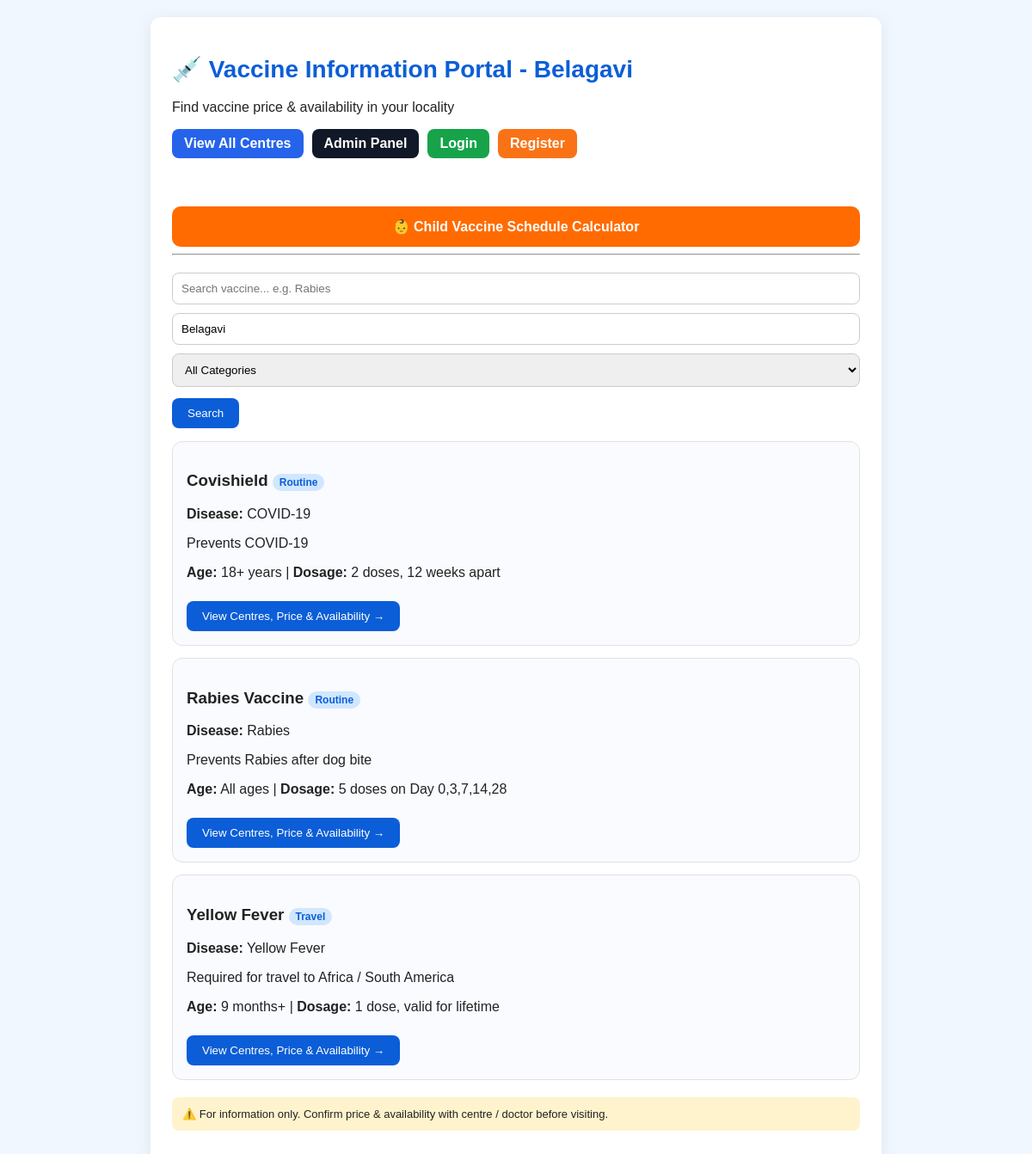
The page / on the database its author committed.
### tables this page shows
CREATE TABLE vaccines (
        id INTEGER PRIMARY KEY AUTOINCREMENT,
        name TEXT NOT NULL,
        purpose TEXT,
        disease TEXT,
        age_group TEXT,
        dosage TEXT,
        category TEXT
    );

### app.py (the view)
@app.route("/")
def home():
    search = request.args.get("search", "")
    city = request.args.get("city", "")
    category = request.args.get("category", "")
    conn = get_db()
    query = "SELECT * FROM vaccines WHERE 1=1"
    params = []
    if search:
        query += " AND name LIKE ?"
        params.append(f"%{search}%")
    if category:
        query += " AND category = ?"
        params.append(category)
    vaccines = conn.execute(query, params).fetchall()
    conn.close()
    return render_template("index.html", vaccines=vaccines, search=search, city=city, category=category)

### app.py (called while the page is built)
def get_db():
    conn = sqlite3.connect(DB)
    conn.row_factory = sqlite3.Row
    return conn

### templates/index.html (shortened to what this page needs)
<!DOCTYPE html>
<html>
<head>
<link rel="stylesheet" href="/static/style.css">
</head>
<body>
<div class="container">
<h1>💉 Vaccine Information Portal - Belagavi</h1>
<p>Find vaccine price & availability in your locality</p>
<div style="display:flex; gap:10px; align-items:center; flex-wrap:wrap; margin:10px 0;">
  <a href="/centres" style="background:#2563eb; color:white; padding:8px 14px; border-radius:8px; text-decoration:none; font-weight:bold;">View All Centres</a>
  <a href="/admin" style="background:#111827; color:white; padding:8px 14px; border-radius:8px; text-decoration:none; font-weight:bold;">Admin Panel</a>
  {% if session.get('user_id') %}
    <span>Hello, <b>{{ session.get('name') }}</b> ({{ session.get('role') }})</span>
    <a href="/logout" style="background:#dc2626; color:white; padding:8px 14px; border-radius:8px; text-decoration:none; font-weight:bold;">Logout</a>
  {% else %}
    <a href="/login" style="background:#16a34a; color:white; padding:8px 14px; border-radius:8px; text-decoration:none; font-weight:bold;">Login</a>
    <a href="/register" style="background:#f97316; color:white; padding:8px 14px; border-radius:8px; text-decoration:none; font-weight:bold;">Register</a>
  {% endif %}
</div>
<br><br><a href="/child-schedule" style="display:block;text-align:center;background:#ff6b00;color:white;padding:14px;border-radius:10px;text-decoration:none;margin-top:10px;font-weight:bold">👶 Child Vaccine Schedule Calculator</a>
<hr>
<form method="GET" action="/">
<input type="text" name="search" placeholder="Search vaccine... e.g. Rabies" value="{{ search }}">
<input type="text" name="city" placeholder="City... e.g. Belagavi" value="{{ city or 'Belagavi' }}">
<select name="category">
<option value="">All Categories</option>
</select>
<button type="submit">Search</button>
</form>
{% for v in vaccines %}
<div class="card">
<h3>{{ v['name'] }} <span class="badge">{{ v['category'] }}</span></h3>
<p><b>Disease:</b> {{ v['disease'] }}</p>
<p>{{ v['purpose'] }}</p>
<p><b>Age:</b> {{ v['age_group'] }} | <b>Dosage:</b> {{ v['dosage'] }}</p>
<a href="/vaccine/{{ v['id'] }}?city={{ city or 'Belagavi' }}"><button>View Centres, Price & Availability →</button></a>
</div>
{% else %}
<p>No vaccines found.</p>
{% endfor %}
<p class="disclaimer">⚠️ For information only. Confirm price & availability with centre / doctor before visiting.</p>
</div>
</body>
</html>

### static/style.css (style rules this page uses)
body { font-family: Arial, sans-serif; background: #f0f7ff; margin: 0; padding: 0; color: #222; }
.container { max-width: 800px; margin: 20px auto; background: white; padding: 25px; border-radius: 12px; box-shadow: 0 4px 20px rgba(0,0,0,0.08); }
h1 { color: #0b5ed7; font-size: 28px; }
a { color: #0b5ed7; text-decoration: none; }
input, select { padding: 10px; margin: 5px 0; border: 1px solid #ccc; border-radius: 8px; width: 100%; box-sizing: border-box; }
button { background: #0b5ed7; color: white; border: none; padding: 10px 18px; border-radius: 8px; cursor: pointer; margin-top: 8px; }
.card { border: 1px solid #e1e1e1; padding: 16px; border-radius: 12px; margin: 14px 0; background: #f9fbff; }
.badge { background: #d1e7ff; color: #0b5ed7; font-size: 12px; padding: 3px 8px; border-radius: 20px; }
.disclaimer { background: #fff3cd; padding: 12px; border-radius: 8px; font-size: 13px; margin-top: 20px; }
form { margin: 15px 0; }

### rows shown on the page
vaccines: name "Covishield", category "Routine", disease "COVID-19", purpose "Prevents COVID-19", age_group "18+ years", dosage "2 doses, 12 weeks apart"
vaccines: name "Rabies Vaccine", category "Routine", disease "Rabies", purpose "Prevents Rabies after dog bite", age_group "All ages", dosage "5 doses on Day 0,3,7,14,28"
vaccines: name "Yellow Fever", category "Travel", disease "Yellow Fever", purpose "Required for travel to Africa / South America", age_group "9 months+", dosage "1 dose, valid for lifetime"
